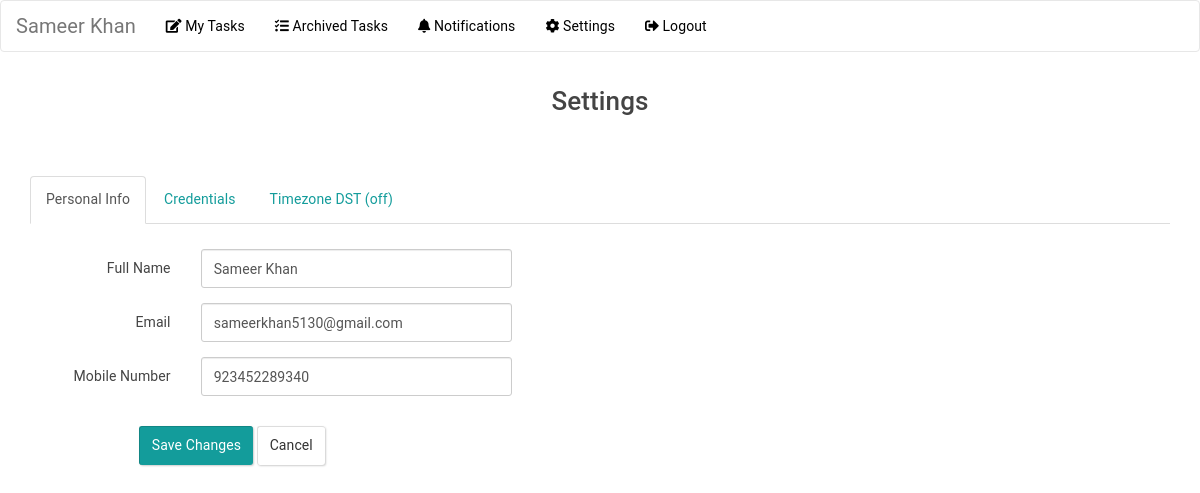
Screenshot of /settings.php (signed in) with the database file from the repository.
### tables this page shows
CREATE TABLE `tbl_timezone` (
  `id` int(11) NOT NULL,
  `user_id` int(11) NOT NULL,
  `user_type` varchar(10) NOT NULL COMMENT '''manager'',''developer''',
  `timezone` varchar(20) NOT NULL,
  `gmt_sign` varchar(3) NOT NULL,
  `gmt_value` varchar(3) NOT NULL,
  `dst_status` varchar(3) NOT NULL DEFAULT 'off' COMMENT '''on'',''off''',
  `dst_value` varchar(3) NOT NULL,
  `time` timestamp NOT NULL DEFAULT current_timestamp()
);

CREATE TABLE `developers` (
  `id` int(11) NOT NULL,
  `mag_id` int(11) NOT NULL,
  `name` varchar(50) NOT NULL,
  `email` varchar(50) NOT NULL,
  `phone` varchar(15) NOT NULL,
  `password` varchar(100) NOT NULL,
  `retype_password` varchar(50) NOT NULL,
  `status` tinyint(1) NOT NULL DEFAULT 1,
  `created_date` timestamp NOT NULL DEFAULT current_timestamp(),
  `updated_date` timestamp NOT NULL DEFAULT current_timestamp() ON UPDATE current_timestamp(),
  `archived_date` varchar(50) DEFAULT NULL
);

### inc/functions.php (called while the page is built, shortened)
<?php
function check_table($table,$where)
{
	global $conn;
	$sql = "SELECT * FROM $table WHERE $where";
	$res = $conn->query($sql);
	if($res){
		return $res;
	}
	else{
		return 0;
	}
}
	?>

### settings.php (the view, shortened to what this page needs)
<?php
require_once 'inc/header.php';
$loggedInPersonId =	$_SESSION['developer']['id'];
$res = check_table("developers","id = '$loggedInPersonId'");
$loggedInPersonDetail = mysqli_fetch_assoc($res);
$res = check_table("tbl_timezone","user_id = '$loggedInPersonId' AND user_type = 'developer'");
$timezoneDetail = mysqli_fetch_assoc($res);
if(empty($loggedInPersonDetail))
{
	$loggedInPersonName		=	'';
	$loggedInPersonEmail	=	'';
	$loggedInPersonNumber	=	'';
}
else
{
	$loggedInPersonName		=	$loggedInPersonDetail['name'];
	$loggedInPersonEmail	=	$loggedInPersonDetail['email'];
	$loggedInPersonNumber	=	$loggedInPersonDetail['phone'];
}
?>
<section class="main-container">
    <div class="container-fluid">
        <div class="row">
            <div class="col-md-12">
				<br>
				<p class="text-center mb-lg">
					<strong style="font-size: 26px;">Settings</strong>
				</p>
				<br>
				<div class="widget-container margin-top-10">
					<div class="widget-content">
						<div class="row profile">
							<div class="col-md-12">
								<div class="tabbable tabbable-custom tabbable-full-width">
									<ul class="nav nav-tabs">
										<?php
											$tab_1_1 = '';
											$tab_1_2 = '';
											$tab_1_3 = '';
											if(isset($_SESSION['pagetab']) && ($_SESSION['pagetab'] == 'personalinfo'))
											{
												$tab_1_1 = 'active';
											}
											else if(isset($_SESSION['pagetab']) && ($_SESSION['pagetab'] == 'credentialinfo'))
											{
												$tab_1_2 = 'active';
											}
											else if(isset($_SESSION['pagetab']) && ($_SESSION['pagetab'] == 'timezonedst'))
											{
												$tab_1_3 = 'active';
											}
											else
											{
												$tab_1_1 = 'active';
											}
										?>
										<li class="<?php echo $tab_1_1 ?>"><a href="#tab_1_1" data-toggle="tab">Personal Info</a></li>
										<li class="<?php echo $tab_1_2 ?>"><a href="#tab_1_2" data-toggle="tab">Credentials</a></li>
										<li class="<?php echo $tab_1_3 ?>"><a href="#tab_1_3" data-toggle="tab">Timezone DST (<?php echo $timezoneDetail['dst_status'] ?>)</a></li>
									</ul>
									<div class="tab-content"><br/>
										<div class="tab-pane <?php echo $tab_1_1 ?>" id="tab_1_1">
											<div class="row">
												<div class="col-md-7">
													<form role="form" id="update_info" method="post" class="form-horizontal">
														<div class="form-group">
															<label class="col-md-3 control-label">Full Name</label>
															<div class="col-md-6">
																<input type="text" placeholder="Full Name" class="form-control" name="name" value="<?php echo $loggedInPersonName ?>" required/>
															</div>
														</div>
														<div class="form-group">
															<label class="col-md-3 control-label">Email</label>
															<div class="col-md-6">
																<input type="text" placeholder="Email" class="form-control" name="email"  value="<?php echo $loggedInPersonEmail ?>" required/>
															</div>
														</div>
														<div class="form-group">
															<label class="col-md-3 control-label">Mobile Number</label>
															<div class="col-md-6">
																<input type="text" placeholder="Mobile Number" class="form-control" name="phone"  value="<?php echo $loggedInPersonNumber ?>" required/>
															</div>
														</div>
														<div class="margiv-top-10">
															<button type="submit" class="col-md-offset-2 btn btn-primary">Save Changes</button>
															<button type="reset" class="btn btn-default">Cancel</button>
														</div>
													</form>
												</div>
											</div>
										</div>
									</div>
								</div>
							</div>
						</div>
					</div>
				</div>
            </div>
        </div>
    </div>
</section>
<?php require_once 'inc/footer.php'; ?>

### css/layout.css (style rules this page uses)
.leftbar-view .main-container { -webkit-transition: all 350ms cubic-bezier(0.19, 1, 0.22, 1); transition: all 350ms cubic-bezier(0.19, 1, 0.22, 1); }

### css/common.css (style rules this page uses)
body { position: relative; background-color: #e4e9f0; color: #444444; padding-top: 60px; font-family: 'Roboto', sans-serif; font-weight: 400; -webkit-font-smoothing: antialiased; -moz-osx-font-smoothing: grayscale; }
.main-container { padding: 0px 15px 0px 15px; }
body { background: hsla(0, 0%, 0%, 0)!important; }
.portlet.blue > .portlet-title > .caption, .portlet-title.blue > .caption, .portlet.green > .portlet-title > .caption, .portlet-title.green > .caption, .portlet.yellow > .portlet-title > .caption, .portlet-title.yellow > .caption, .portlet.red > .portlet-title > .caption, .portlet-title.red > .caption, .portlet.purple > .portlet-title > .caption, .portlet-title.purple > .caption, .portlet.grey > .portlet-title > .caption, .portlet-title.dark-grey > .caption, { color: #fff; }

### css/style.css (style rules this page uses)
body { background-color: rgb(231,238,247); background-image: url('//ssl.gstatic.com/docs/forms/themes/images/v1/0AX42CRMsmRFbUy03NTAzM2Q4My03ODU1LTQ2NzItODI2YS1kZmU5YzdiMzZjOGQ/blue-stripe-bg.png'); background-repeat: repeat; background-position: left top; }
.margin-top-10 { margin-top: 10px; }

### rows the page displays
tbl_timezone: dst_status "off"
developers: name "Sameer Khan", email "sameerkhan5130@gmail.com", phone "923452289340"

### other values shown
$_SESSION["developer"]["name"] "Sameer Khan"
